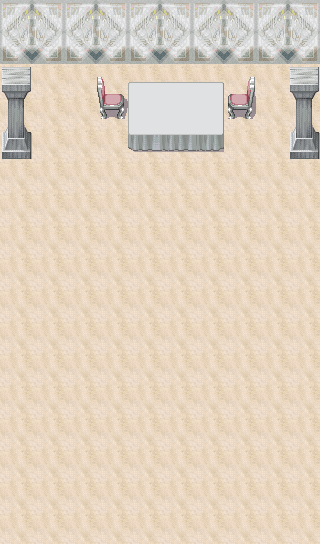

This game map was drawn from its Tiled (.tmx) file and the tilesets committed beside it. A one-line description and the full map source follow:
An orthogonal 10x17 tile map with 32x32 px tiles, 2 tile layers (块层 1, 块层 2), 2 tilesets.

<map version="1.0" orientation="orthogonal" renderorder="left-up" width="10" height="17" tilewidth="32" tileheight="32" nextobjectid="1">
 <tileset firstgid="1" name="airplanecartdrinks" tilewidth="32" tileheight="32" tilecount="28" columns="4">
  <image source="airplanecartdrinks.png" width="144" height="228" />
 </tileset>
 <tileset firstgid="29" name="wedding" tilewidth="32" tileheight="32" tilecount="312" columns="8">
  <image source="../scene3/wedding.png" width="256" height="1248" />
 </tileset>
 <layer name="块层 1" width="10" height="17">
  <data encoding="csv">
32,32,32,32,32,32,32,32,32,32,
32,32,32,32,32,32,32,32,32,32,
32,32,32,32,32,32,32,32,32,32,
32,32,32,32,32,32,32,32,32,32,
32,32,32,32,32,32,32,32,32,32,
32,32,32,32,32,32,32,32,32,32,
32,32,32,32,32,32,32,32,32,32,
32,32,32,32,32,32,32,32,32,32,
32,32,32,32,32,32,32,32,32,32,
32,32,32,32,32,32,32,32,32,32,
32,32,32,32,32,32,32,32,32,32,
32,32,32,32,32,32,32,32,32,32,
32,32,32,32,32,32,32,32,32,32,
32,32,32,32,32,32,32,32,32,32,
32,32,32,32,32,32,32,32,32,32,
32,32,32,32,32,32,32,32,32,32,
32,32,32,32,32,32,32,32,32,32
</data>
 </layer>
 <layer name="块层 2" width="10" height="17">
  <data encoding="csv">
119,120,119,120,119,120,119,120,119,120,
127,128,127,128,127,128,127,128,127,128,
171,0,0,145,133,134,135,146,0,171,
179,0,0,153,141,142,143,154,0,179,
187,0,0,0,149,150,151,0,0,187,
0,0,0,0,0,0,0,0,0,0,
0,0,0,0,0,0,0,0,0,0,
0,0,0,0,0,0,0,0,0,0,
0,0,0,0,0,0,0,0,0,0,
0,0,0,0,0,0,0,0,0,0,
0,0,0,0,0,0,0,0,0,0,
0,0,0,0,0,0,0,0,0,0,
0,0,0,0,0,0,0,0,0,0,
0,0,0,0,0,0,0,0,0,0,
0,0,0,0,0,0,0,0,0,0,
0,0,0,0,0,0,0,0,0,0,
0,0,0,0,0,0,0,0,0,0
</data>
 </layer>
</map>
